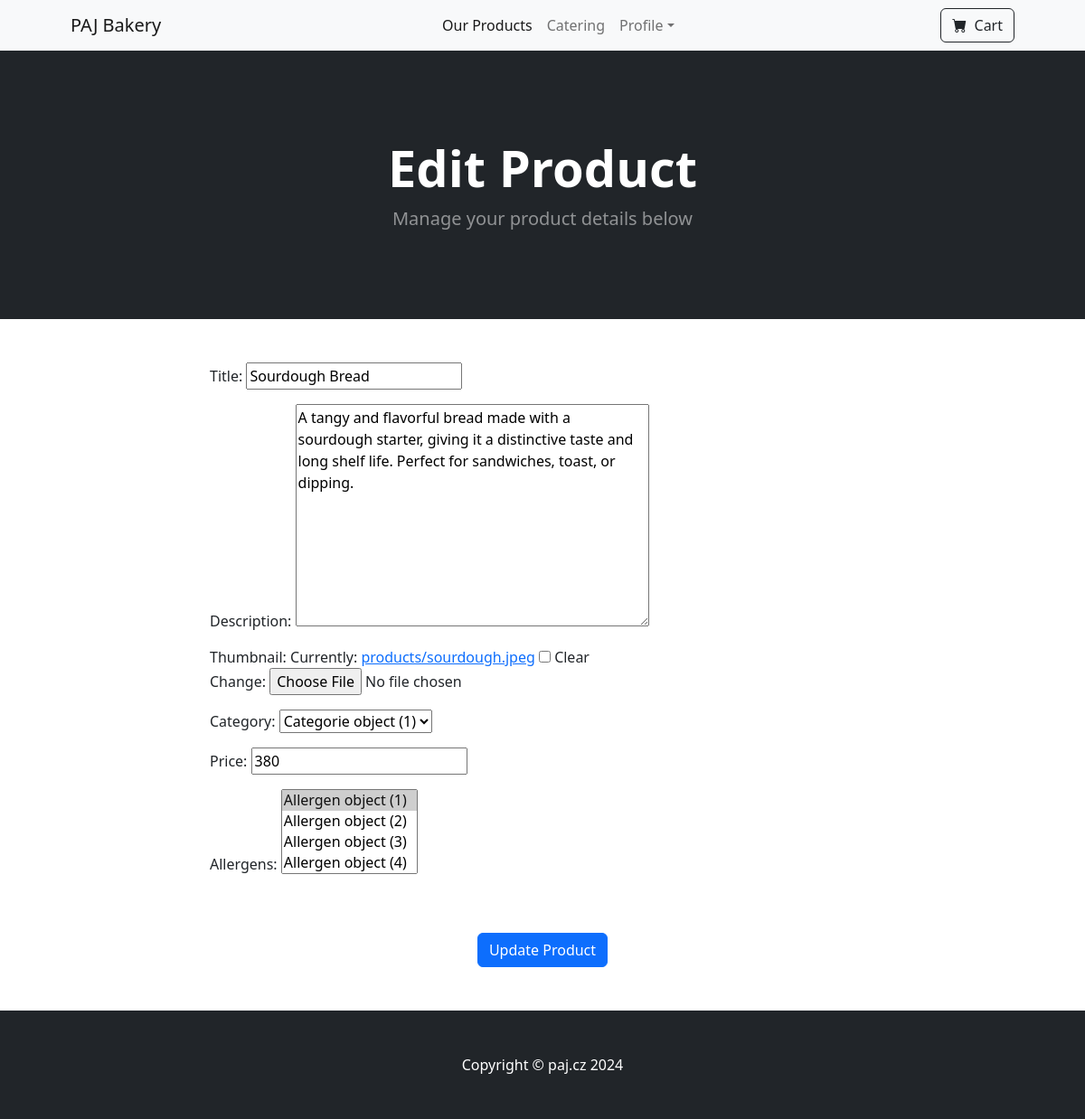
/products/edit/6/ (signed in), run on the app's committed database.
### viewer/models.py (models this page shows)
class Product(models.Model):
    title = models.CharField(max_length=255)
    description = models.TextField()
    thumbnail = models.ImageField(upload_to='products/', null=True, blank=True)
    category = models.ForeignKey(Categorie, on_delete=models.CASCADE)
    price = models.DecimalField(max_digits=10, decimal_places=0)
    allergens = models.ManyToManyField(Allergen)

### viewer/views.py (the view)
# urls.py: path('products/edit/<pk>/', ProductUpdateView.as_view(), name='edit_product'),
class ProductUpdateView(PermissionRequiredMixin, UpdateView):
    template_name = 'product_form.html'
    model = Product
    form_class = ProductForm
    success_url = reverse_lazy('products')
    permission_required = ('viewer.change_product')
    def get_context_data(self, **kwargs):
        context = super().get_context_data(**kwargs)
        context['view_title'] = 'Edit Product'
        context['submit_button_text'] = 'Update Product'
        return context

### viewer/forms.py
class ProductForm(forms.ModelForm):
    class Meta:
        model = Product
        fields = '__all__'

### viewer/Templates/product_form.html (shortened to what this page needs)
{% extends 'base.html' %}
{% block content %}
<header class="bg-dark py-5">
    <div class="container px-4 px-lg-5 my-5">
        <div class="text-center text-white">
            <h1 class="display-4 fw-bolder">{{ view_title }}</h1>
            <p class="lead fw-normal text-white-50 mb-0">Manage your product details below</p>
        </div>
    </div>
</header>
<div class="container">
    <div class="row">
        <div class="col-md-8 offset-md-2">
            <br/><br/>
            <form method="POST" enctype="multipart/form-data">
                {{ form.as_p }}
                <br/><br/>
                <div style="text-align: center;">
                    <button type="submit" class="btn btn-primary">
                        {{ submit_button_text }}
                    </button>
                </div>
            </form>
            <br/><br/>
        </div>
    </div>
</div>
{% endblock %}

### data on the page
Product: title "Sourdough Bread", description "A tangy and flavorful bread made with a sourdough starter, giving it a distinctive taste and long shelf life. Perfect for sandwiches, toast, or dipping.", category "Categorie object (1)", price "380"

### other printed values
{{ view_title }} "Edit Product"
{{ submit_button_text }} "Update Product"
